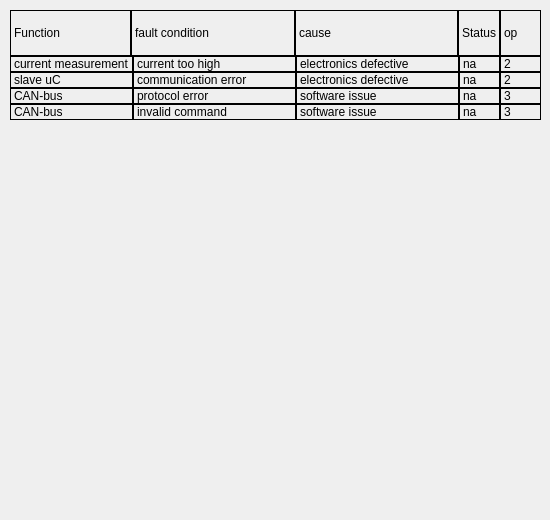
       <widget class="QWidget" name="pg_pcb">
        <widget class="QWidget" name="verticalLayoutWidget_5">
         <property name="geometry">
          <rect>
           <x>10</x>
           <y>10</y>
           <width>531</width>
           <height>501</height>
          </rect>
         </property>
         <layout class="QVBoxLayout" name="verticalLayout_5" stretch="1,10">
          <property name="spacing">
           <number>0</number>
          </property>
          <item>
           <layout class="QHBoxLayout" name="horizontalLayout_6" stretch="2,4,4,1,1">
            <property name="spacing">
             <number>0</number>
            </property>
            <item>
             <widget class="QLabel" name="label_89">
              <property name="frameShape">
               <enum>QFrame::Panel</enum>
              </property>
              <property name="text">
               <string>Function                    </string>
              </property>
             </widget>
            </item>
            <item>
             <widget class="QLabel" name="label_90">
              <property name="frameShape">
               <enum>QFrame::Panel</enum>
              </property>
              <property name="text">
               <string>fault condition</string>
              </property>
             </widget>
            </item>
            <item>
             <widget class="QLabel" name="label_91">
              <property name="frameShape">
               <enum>QFrame::Panel</enum>
              </property>
              <property name="text">
               <string>cause</string>
              </property>
             </widget>
            </item>
            <item>
             <widget class="QLabel" name="label_92">
              <property name="frameShape">
               <enum>QFrame::Panel</enum>
              </property>
              <property name="text">
               <string>Status</string>
              </property>
             </widget>
            </item>
            <item>
             <widget class="QLabel" name="label_93">
              <property name="frameShape">
               <enum>QFrame::Panel</enum>
              </property>
              <property name="text">
               <string>op</string>
              </property>
             </widget>
            </item>
           </layout>
          </item>
          <item>
           <layout class="QGridLayout" name="gridLayout_5" columnstretch="2,4,4,1,1">
            <property name="spacing">
             <number>0</number>
            </property>
            <item row="0" column="1">
             <widget class="QLabel" name="label_94">
              <property name="frameShape">
               <enum>QFrame::Panel</enum>
              </property>
              <property name="text">
               <string>current too high</string>
              </property>
             </widget>
            </item>
            <item row="2" column="0">
             <widget class="QLabel" name="label_95">
              <property name="frameShape">
               <enum>QFrame::Panel</enum>
              </property>
              <property name="text">
               <string>CAN-bus</string>
              </property>
             </widget>
            </item>
            <item row="0" column="0">
             <widget class="QLabel" name="label_96">
              <property name="frameShape">
               <enum>QFrame::Panel</enum>
              </property>
              <property name="text">
               <string>current measurement</string>
              </property>
             </widget>
            </item>
            <item row="1" column="0">
             <widget class="QLabel" name="label_97">
              <property name="frameShape">
               <enum>QFrame::Panel</enum>
              </property>
              <property name="text">
               <string>slave uC</string>
              </property>
             </widget>
            </item>
            <item row="0" column="2">
             <widget class="QLabel" name="label_98">
              <property name="frameShape">
               <enum>QFrame::Panel</enum>
              </property>
              <property name="text">
               <string>electronics defective</string>
              </property>
             </widget>
            </item>
            <item row="0" column="3">
             <widget class="QLabel" name="lb_bit_35">
              <property name="frameShape">
               <enum>QFrame::Panel</enum>
              </property>
              <property name="text">
               <string>na</string>
              </property>
             </widget>
            </item>
            <item row="3" column="0">
             <widget class="QLabel" name="label_100">
              <property name="frameShape">
               <enum>QFrame::Panel</enum>
              </property>
              <property name="text">
               <string>CAN-bus</string>
              </property>
             </widget>
            </item>
            <item row="0" column="4">
             <widget class="QLabel" name="label_101">
              <property name="frameShape">
               <enum>QFrame::Panel</enum>
              </property>
              <property name="text">
               <string>2</string>
              </property>
             </widget>
            </item>
            <item row="1" column="3">
             <widget class="QLabel" name="lb_bit_36">
              <property name="frameShape">
               <enum>QFrame::Panel</enum>
              </property>
              <property name="text">
               <string>na</string>
              </property>
             </widget>
            </item>
            <item row="2" column="3">
             <widget class="QLabel" name="lb_bit_37">
              <property name="frameShape">
               <enum>QFrame::Panel</enum>
              </property>
              <property name="text">
               <string>na</string>
              </property>
             </widget>
            </item>
            <item row="3" column="3">
             <widget class="QLabel" name="lb_bit_38">
              <property name="frameShape">
               <enum>QFrame::Panel</enum>
              </property>
              <property name="text">
               <string>na</string>
              </property>
             </widget>
            </item>
            <item row="1" column="2">
             <widget class="QLabel" name="label_191">
              <property name="frameShape">
               <enum>QFrame::Panel</enum>
              </property>
              <property name="text">
               <string>electronics defective</string>
              </property>
             </widget>
            </item>
            <item row="1" column="1">
             <widget class="QLabel" name="label_192">
              <property name="frameShape">
               <enum>QFrame::Panel</enum>
              </property>
              <property name="text">
               <string>communication error</string>
              </property>
             </widget>
            </item>
            <item row="2" column="2">
             <widget class="QLabel" name="label_193">
              <property name="frameShape">
               <enum>QFrame::Panel</enum>
              </property>
              <property name="text">
               <string>software issue</string>
              </property>
             </widget>
            </item>
            <item row="3" column="2">
             <widget class="QLabel" name="label_194">
              <property name="frameShape">
               <enum>QFrame::Panel</enum>
              </property>
              <property name="text">
               <string>software issue</string>
              </property>
             </widget>
            </item>
            <item row="2" column="1">
             <widget class="QLabel" name="label_195">
              <property name="frameShape">
               <enum>QFrame::Panel</enum>
              </property>
              <property name="text">
               <string>protocol error</string>
              </property>
             </widget>
            </item>
            <item row="3" column="1">
             <widget class="QLabel" name="label_196">
              <property name="frameShape">
               <enum>QFrame::Panel</enum>
              </property>
              <property name="text">
               <string>invalid command</string>
              </property>
             </widget>
            </item>
            <item row="1" column="4">
             <widget class="QLabel" name="label_87">
              <property name="frameShape">
               <enum>QFrame::Panel</enum>
              </property>
              <property name="text">
               <string>2</string>
              </property>
             </widget>
            </item>
            <item row="2" column="4">
             <widget class="QLabel" name="label_88">
              <property name="frameShape">
               <enum>QFrame::Panel</enum>
              </property>
              <property name="text">
               <string>3</string>
              </property>
             </widget>
            </item>
            <item row="3" column="4">
             <widget class="QLabel" name="label_99">
              <property name="frameShape">
               <enum>QFrame::Panel</enum>
              </property>
              <property name="text">
               <string>3</string>
              </property>
             </widget>
            </item>
            <item row="4" column="1">
             <spacer name="verticalSpacer_6">
              <property name="orientation">
               <enum>Qt::Vertical</enum>
              </property>
              <property name="sizeHint" stdset="0">
               <size>
                <width>20</width>
                <height>40</height>
               </size>
              </property>
             </spacer>
            </item>
           </layout>
          </item>
         </layout>
        </widget>
       </widget>
